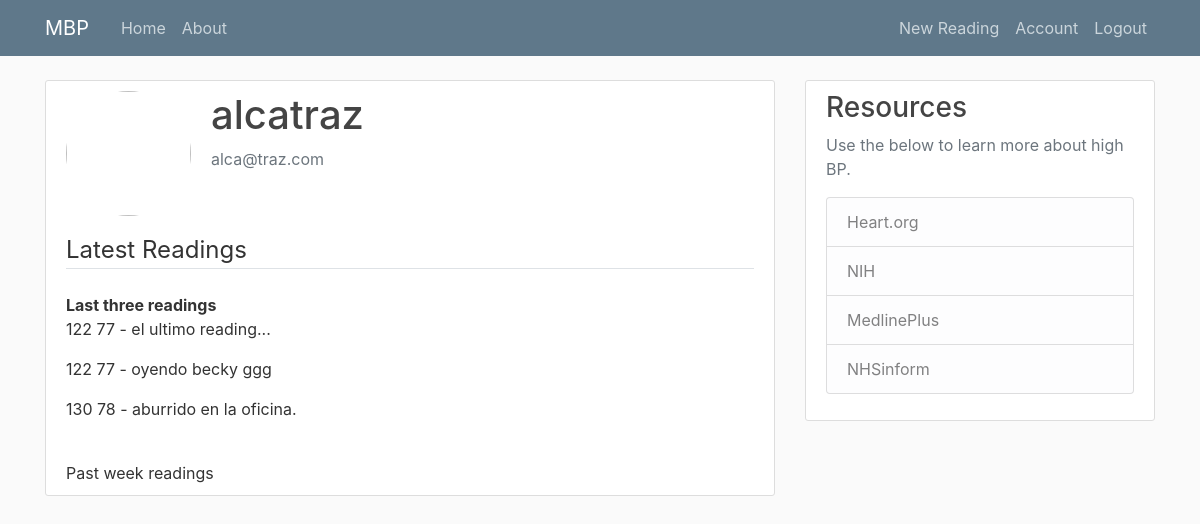
The page /dashboard/alcatraz (signed in) on the database its author committed.
### mbp/models.py (models this page shows, shortened)
class User(db.Model, UserMixin):
    id = db.Column(db.Integer, primary_key=True)
    username = db.Column(db.String(20), unique=True, nullable=False)
    email = db.Column(db.String(120), unique=True, nullable=False)
    image_file = db.Column(db.String(20), nullable=False, default='default.jpg')
    password = db.Column(db.String(60), nullable=False)
    readings = db.relationship('Reading', backref='user', lazy=True)

class Reading(db.Model):
    id = db.Column(db.Integer, primary_key=True)
    sys = db.Column(db.String(3), nullable=False)
    dia = db.Column(db.String(3), nullable=False)
    notes = db.Column(db.Text, nullable=False)
    date_posted = db.Column(db.DateTime, nullable=False, default=datetime.utcnow)
    user_id = db.Column(db.Integer, db.ForeignKey('user.id'), nullable=False)

### mbp/users/routes.py (the view)
@users.route('/dashboard/<username>', methods=['GET', 'POST'])
@login_required
def dashboard(username):
    page = request.args.get('page', 1, type=int) #Grab the page we want. In this case page one. Set type integer as the page number.
    user = User.query.filter_by(username=username).first_or_404()
    reading = Reading.query.filter_by(user=user)\
    .order_by(Reading.date_posted.desc())\
    .paginate(page=page, per_page=3) #displays last three readings in order. newest first.
    if user != current_user:
        abort(403)
    return render_template('dashboard.html', title='Dashboard', reading=reading, user=user)

### mbp/models.py (called while the page is built)
@login_manager.user_loader
def load_user(user_id):
    return User.query.get(int(user_id))

### mbp/templates/dashboard.html
{% extends "base.html" %}
{% block content %}
<div class="content-section">
  <div class="media">
    <img class="rounded-circle account-img" src="{{ image_file }}">
    <div class="media-body">
      <h2 class="account-heading">{{ current_user.username }}</h2>
      <p class="text-secondary">{{ current_user.email }}</p>
    </div>
  </div>
  <legend class="border-bottom mb-4">Latest Readings</legend>
  <text class="font-weight-bold">Last three readings</text>
  {% for reading in reading.items %}
  <p>{{ reading.sys }} {{ reading.dia }} - {{ reading.notes }}</p>
  {% endfor %}
  <br />
  Past week readings
</div>
{% endblock content %}

### mbp/static/css/main.css (style rules this page uses)
body { background: #fafafa; color: #333333; margin-top: 5rem; }
h1, h2, h3, h4, h5, h6 { color: #444444; }
.content-section { background: #ffffff; padding: 10px 20px; border: 1px solid #dddddd; border-radius: 3px; margin-bottom: 20px; }
.account-img { height: 125px; width: 125px; margin-right: 20px; margin-bottom: 16px; }
.account-heading { font-size: 2.5rem; }

### rows shown on the page
User: username "alcatraz", email "alca@traz.com"
Reading: sys "122", dia "77", notes "el ultimo reading..."
Reading: sys "122", dia "77", notes "oyendo becky ggg"
Reading: sys "130", dia "78", notes "aburrido en la oficina."
